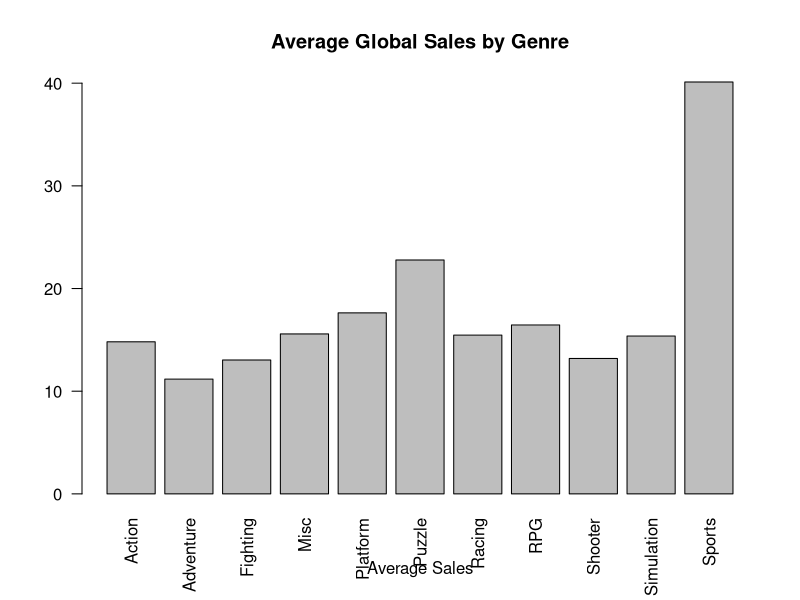
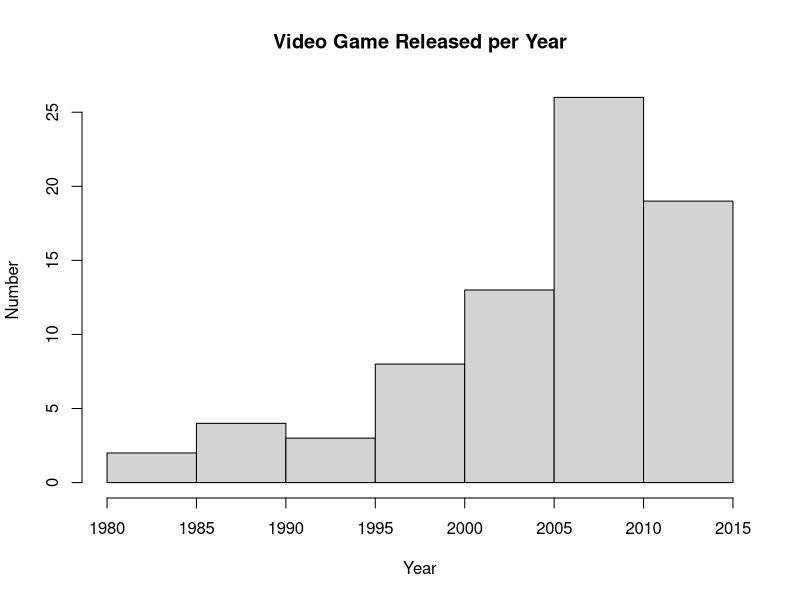

R code for these plots, in order:
## ---- chunk 1
knitr::opts_chunk$set(echo = TRUE)
## ---- chunk 2
# Nomor. 0
video_game_sales = data.frame(
  name = c(
    "Wii Sports",
    "Super Mario Bros.",
    "Mario Kart Wii",
    "Wii Sports Resort",
    "Pokemon Red/Pokemon Blue",
    "Tetris",
    "New Super Mario Bros.",
    "Wii Play",
    "New Super Mario Bros. Wii",
    "Duck Hunt",
    "Nintendogs",
    "Mario Kart DS",
    "Pokemon Gold/Pokemon Silver",
    "Wii Fit",
    "Wii Fit Plus",
    "Kinect Adventures!",
    "Grand Theft Auto V",
    "Grand Theft Auto: San Andreas",
    "Super Mario World",
    "Brain Age: Train Your Brain in Minutes a Day",
    "Pokemon Diamond/Pokemon Pearl",
    "Super Mario Land",
    "Super Mario Bros. 3",
    "Grand Theft Auto V",
    "Grand Theft Auto: Vice City",
    "Pokemon Ruby/Pokemon Sapphire",
    "Pokemon Black/Pokemon White",
    "Brain Age 2: More Training in Minutes a Day",
    "Gran Turismo 3: A-Spec",
    "Call of Duty: Modern Warfare 3",
    "Pokémon Yellow: Special Pikachu Edition",
    "Call of Duty: Black Ops",
    "Pokemon X/Pokemon Y",
    "Call of Duty: Black Ops 3",
    "Call of Duty: Black Ops II",
    "Call of Duty: Black Ops II",
    "Call of Duty: Modern Warfare 2",
    "Call of Duty: Modern Warfare 3",
    "Grand Theft Auto III",
    "Super Smash Bros. Brawl",
    "Call of Duty: Black Ops",
    "Animal Crossing: Wild World",
    "Mario Kart 7",
    "Halo 3",
    "Grand Theft Auto V",
    "Pokemon HeartGold/Pokemon SoulSilver",
    "Super Mario 64",
    "Gran Turismo 4",
    "Super Mario Galaxy",
    "Pokemon Omega Ruby/Pokemon Alpha Sapphire",
    "Super Mario Land 2: 6 Golden Coins",
    "Grand Theft Auto IV",
    "Gran Turismo",
    "Super Mario 3D Land",
    "Gran Turismo 5",
    "Call of Duty: Modern Warfare 2",
    "Grand Theft Auto IV",
    "Super Mario All-Stars",
    "Pokemon FireRed/Pokemon LeafGreen",
    "Super Mario 64",
    "Just Dance 3",
    "Call of Duty: Ghosts",
    "Halo: Reach",
    "Mario Kart 64",
    "New Super Mario Bros. 2",
    "Halo 4",
    "Final Fantasy VII",
    "Call of Duty: Ghosts",
    "Just Dance 2",
    "Gran Turismo 2",
    "Call of Duty 4: Modern Warfare",
    "Donkey Kong Country",
    "Minecraft",
    "Animal Crossing: New Leaf",
    "Mario Party DS"
  ),
  platform = as.factor(c(    
    "Wii", "NES", "Wii", "Wii", "GB", "GB",
    "DS", "Wii", "Wii", "NES", "DS", "DS",
    "GB", "Wii", "Wii", "X360", "PS3", "PS2",
    "SNES", "DS", "DS", "GB", "NES", "X360",
    "PS2", "GBA", "DS", "DS", "PS2", "X360",
    "GB", "X360", "3DS", "PS4", "PS3", "X360",
    "X360", "PS3", "PS2", "Wii", "PS3", "DS",
    "3DS", "X360", "PS4", "DS", "N64", "PS2",
    "Wii", "3DS", "GB", "X360", "PS", "3DS",
    "PS3", "PS3", "PS3", "SNES", "GBA", "DS",
    "Wii", "X360", "X360", "N64", "3DS", "X360",
    "PS", "PS3", "Wii", "PS", "X360", "SNES",
    "X360", "3DS", "DS"
  )),
  year = c(
    2006, 1985, 2008, 2009, 1996, 1989, 2006,
    2006, 2009, 1984, 2005, 2005, 1999, 2007,
    2009, 2010, 2013, 2004, 1990, 2005, 2006,
    1989, 1988, 2013, 2002, 2002, 2010, 2005,
    2001, 2011, 1998, 2010, 2013, 2015, 2012,
    2012, 2009, 2011, 2001, 2008, 2010, 2005,
    2011, 2007, 2014, 2009, 1996, 2004, 2007,
    2014, 1992, 2008, 1997, 2011, 2010, 2009,
    2008, 1993, 2004, 2004, 2011, 2013, 2010,
    1996, 2012, 2012, 1997, 2013, 2010, 1999,
    2007, 1994, 2013, 2012, 2007
  ),
  genre = as.factor(c(
    "Sports", "Platform", "Racing", "Sports", "RPG",
    "Puzzle", "Platform", "Misc", "Platform", "Shooter",
    "Simulation", "Racing", "RPG", "Sports", "Sports",
    "Misc", "Action", "Action", "Platform", "Misc", "RPG",
    "Platform", "Platform", "Action", "Action", "RPG", "RPG",
    "Puzzle", "Racing", "Shooter", "RPG", "Shooter",
    "RPG", "Shooter", "Shooter", "Shooter", "Shooter",
    "Shooter", "Action", "Fighting", "Shooter", "Simulation",
    "Racing", "Shooter", "Action", "Action", "Platform",
    "Racing", "Platform", "RPG", "Adventure", "Action",
    "Racing", "Platform", "Racing", "Shooter", "Action",
    "Platform", "RPG", "Platform", "Misc", "Shooter",
    "Shooter", "Racing", "Platform", "Shooter", "RPG",
    "Shooter", "Misc", "Racing", "Shooter", "Platform",
    "Misc", "Simulation", "Misc"
  )),
  us_sales = c(
    41.49, 29.08, 15.85, 15.75, 11.27, 23.2,
    11.38, 14.03, 14.59, 26.93, 9.07, 9.81, 9,
    8.94, 9.09, 14.97, 7.01, 9.43, 12.78, 4.75, 
    6.42, 10.83, 9.54, 9.63, 8.41, 6.06, 5.57,
    3.44, 6.85, 9.03, 5.89, 9.67, 5.17, 5.77,
    4.99, 8.25, 8.52, 5.54, 6.99, 6.75, 5.98,
    2.55, 4.74, 7.97, 3.8, 4.4, 6.91, 3.01,
    6.16, 4.23, 6.16, 6.76, 4.02, 4.89, 2.96,
    4.99, 4.76, 5.99, 4.34, 5.08, 6.05, 6.72,
    7.03, 5.55, 3.66, 6.63, 3.01, 4.09, 5.84,
    3.88, 5.91, 4.36, 5.58, 2.01, 4.46
  ),
  global_sales = c(
    82.74, 40.24, 35.82, 33, 31.37, 30.26, 30.01,
    29.02, 28.62, 28.31, 24.76, 23.42, 23.1, 22.72,
    22, 21.82, 21.4, 20.81, 20.61, 20.22, 18.36,
    18.14, 17.28, 16.38, 16.15, 15.85, 15.32, 15.3,
    14.98, 14.76, 14.64, 14.64, 14.35, 14.24, 14.03,
    13.73, 13.51, 13.46, 13.1, 13.04, 12.73, 12.27,
    12.21, 12.14, 11.98, 11.9, 11.89, 11.66, 11.52,
    11.33, 11.18, 11.02, 10.95, 10.79, 10.77, 10.69,
    10.57, 10.55, 10.49, 10.42, 10.26, 10.21, 9.88,
    9.87, 9.82, 9.76, 9.72, 9.59, 9.52, 9.49, 9.32,
    9.3, 9.2, 9.09, 9.02
  )
)

View(video_game_sales)
## ---- chunk 3
library(dplyr)
## ---- chunk 4
video_game_sales %>%
  filter(year < 2000) %>%
  arrange(desc(us_sales)) %>%
  select(name, us_sales) %>%
  head(5)
## ---- chunk 5
names(video_game_sales)
## ---- chunk 6
class(video_game_sales$genre)
## ---- chunk 7
video_game_sales %>%
  filter(platform == "X360") %>%
  arrange(desc(year)) %>%
  select(-us_sales) %>%
  head(5)
## ---- chunk 8
sales_category = ifelse(video_game_sales$us_sales > 10, "Profit",
                         ifelse(video_game_sales$us_sales > 5, "Loss", "Moderate"))
sales_category
## ---- chunk 9
video_game_sales= mutate(video_game_sales, sales_category)

video_game_sales %>%
  arrange(desc(global_sales)) %>%
  head(7)
## ---- chunk 10
# manual
profit_games = video_game_sales %>% filter(sales_category == "Profit") %>% head()
moderate_games = video_game_sales %>% filter(sales_category == "Moderate") %>% head()
loss_games = video_game_sales %>% filter(sales_category == "Loss") %>% head()

new_video_game_sales = data.frame(
  name = c(
    profit_games$name,
    moderate_games$name,
    loss_games$name
  ),
  platform = c(
    profit_games$platform,
    moderate_games$platform,
    loss_games$platform
  ),
  year = c(
    profit_games$year,
    moderate_games$year,
    loss_games$year
  ),
  genre = c(
    profit_games$genre,
    moderate_games$genre,
    loss_games$genre
  ),
  us_sales = c(
    profit_games$us_sales,
    moderate_games$us_sales,
    loss_games$us_sales
  ),
  global_sales = c(
    profit_games$global_sales,
    moderate_games$global_sales,
    loss_games$global_sales
  ),
  sales_category = c(
    profit_games$sales_category,
    moderate_games$sales_category,
    loss_games$sales_category
  )
)

new_video_game_sales

#pake sample_n
new_video_game_sales_2 = video_game_sales %>%
  group_by(sales_category) %>%
  sample_n(6)

new_video_game_sales_2

## ---- chunk 11
result = video_game_sales %>%
  group_by(genre) %>%
  summarise(
    avg = mean(global_sales),
    total = sum(global_sales)
  )
result
## ---- chunk 12
barplot(
  result$avg~result$genre,
  las = 2,
  ylab = "",
  xlab = "Average Sales",
  main = "Average Global Sales by Genre"
  
)
## ---- chunk 13
hist(
  video_game_sales$year,
  main = "Video Game Released per Year",
  ylab = "Number",
  xlab = "Year"
)
